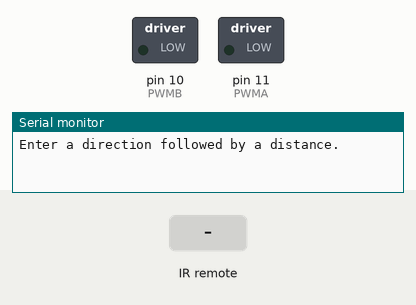
Recording of a sketch running on a simulated Arduino Uno, built with avr-gcc and run on an emulated ATmega328P. Shown: switched loads named in the sketch (green lamp = pin HIGH), the last lines printed to the serial monitor. Inputs (shaded band) come from the test bench.

Above: at 1.2 s.
1.3 s: infrared code 0xE718FF00 received
At 1.8 s:
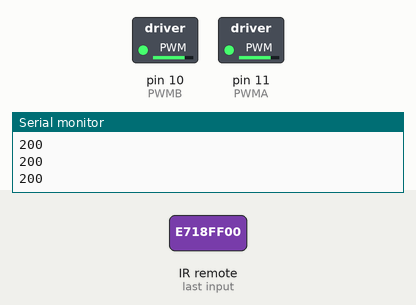
2.8 s: infrared code 0xE31CFF00 received
At 3.4 s:
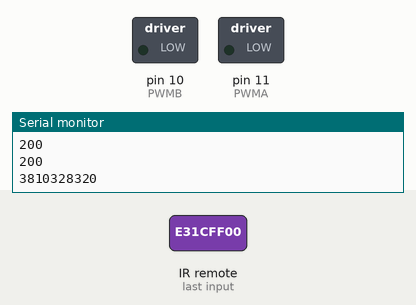
4.3 s: infrared code 0xAD52FF00 received
At 5.3 s:
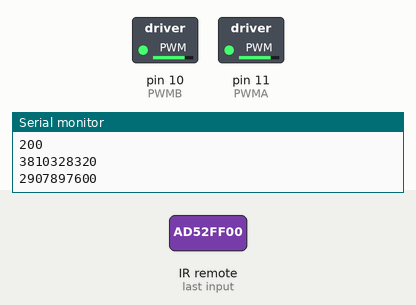
Timing chart, 0 to 7.3 s (numbered marks = the images above; inputs shaded):
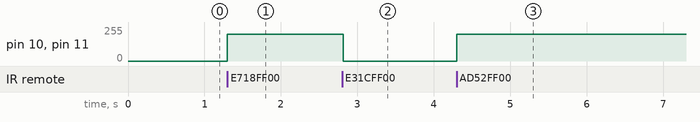

Measured:
- after the input at 1.3 s, pin 10 (PWMB), pin 11 (PWMA): 0/255 → 200/255 at once
- after the input at 2.8 s, pin 10 (PWMB), pin 11 (PWMA): 200/255 → 0/255 at once
- after the input at 4.3 s, pin 10 (PWMB), pin 11 (PWMA): 0/255 → 200/255 at once

The sketch:

robot5.ino
```cpp
#include <IRremote.h>  // Include the IRremote library

// IR receiver pin
const int IR_PIN = 4;

// Motor control pins
//the right motor will be controlled by the motor A pins on the motor driver
const int AIN1 = 13;
const int AIN2 = 12;
const int PWMA = 11;

//the left motor will be controlled by the motor B pins on the motor driver
const int PWMB = 10;           //speed control pin on the motor driver for the left motor
const int BIN2 = 9;           //control pin 2 on the motor driver for the left motor
const int BIN1 = 8;           //control pin 1 on the motor driver for the left motor

// Switch pin
const int SWITCH_PIN = 7;

// Motor speed
const int MOTOR_SPEED = 200;

// State definitions
#define ST_IDLE 1
#define ST_FORWARD 2
#define ST_BACKWARD 3
#define ST_TURN_LEFT 4
#define ST_TURN_RIGHT 5

// IR Remote codes
#define FORWARD_CODE 3877175040
#define BACKWARD_CODE 2907897600
#define LEFT_CODE 4144561920
#define RIGHT_CODE 2774204160
#define STOP_CODE 3810328320


IRrecv irReceiver(IR_PIN);

int currentState = ST_IDLE;

/********************************************************************************/
void setup()
{
  pinMode(SWITCH_PIN, INPUT_PULLUP);

  // pinMode(BIN1, OUTPUT);
  // pinMode(BIN2, OUTPUT);
  // pinMode(PWMB, OUTPUT);

  // pinMode(AIN1, OUTPUT);
  // pinMode(AIN2, OUTPUT);
  // pinMode(PWMA, OUTPUT);
  irReceiver.enableIRIn();

  Serial.begin(9600);
  Serial.println("Enter a direction followed by a distance.");
}

/********************************************************************************/
void loop()
{

  if (irReceiver.decode()) {
    unsigned long irCode = irReceiver.decodedIRData.decodedRawData;
    Serial.println(irCode);
    if (irCode == FORWARD_CODE) {
      changeState(ST_FORWARD);
        // rightMotor(200);                                //drive the right wheel forward   problem here....................
        // leftMotor(200);                                 //drive the left wheel forward
        // delay(1000);

    } else if (irCode == BACKWARD_CODE) {
      changeState(ST_BACKWARD);
    } else if (irCode == LEFT_CODE) {
      changeState(ST_TURN_LEFT);
    } else if (irCode == RIGHT_CODE) {
      changeState(ST_TURN_RIGHT);
    }else if (irCode == STOP_CODE) {
      changeState(ST_IDLE);
    }
    irReceiver.resume();
  }

  executeState(currentState);
}

/********************************************************************************/
void changeState(int newState)
{
  currentState = newState;
}

/********************************************************************************/
void executeState(int state)
{
  switch (state) {
    case ST_IDLE:
      stopRobot();
      break;
    case ST_FORWARD:
      driveForward();
      break;
    case ST_BACKWARD:
      driveBackward();
      break;
    case ST_TURN_LEFT:
      turnLeft();
      break;
    case ST_TURN_RIGHT:
      turnRight();
      break;
  }
}

/********************************************************************************/
void stopRobot()
{
  rightMotor(0);
  leftMotor(0);
  currentState = ST_IDLE;
}

/********************************************************************************/
void driveForward()
{
  rightMotor(MOTOR_SPEED);
  leftMotor(MOTOR_SPEED);
}

/********************************************************************************/
void driveBackward()
{
  rightMotor(-MOTOR_SPEED);
  leftMotor(-MOTOR_SPEED);
}

/********************************************************************************/
void turnLeft()
{
  rightMotor(MOTOR_SPEED);
  leftMotor(-MOTOR_SPEED);
}

/********************************************************************************/
void turnRight()
{
  rightMotor(-MOTOR_SPEED);
  leftMotor(MOTOR_SPEED);
}

/********************************************************************************/
void rightMotor(int motorSpeed)                       //function for driving the right motor
{
  if (motorSpeed > 0)                                 //if the motor should drive forward (positive speed)
  {
    Serial.println(motorSpeed);
    digitalWrite(AIN1, HIGH);                         //set pin 1 to high
    digitalWrite(AIN2, LOW);                          //set pin 2 to low
  }
  else if (motorSpeed < 0)                            //if the motor should drive backward (negative speed)
  {
    digitalWrite(AIN1, LOW);                          //set pin 1 to low
    digitalWrite(AIN2, HIGH);                         //set pin 2 to high
  }
  else                                                //if the motor should stop
  {
    digitalWrite(AIN1, LOW);                          //set pin 1 to low
    digitalWrite(AIN2, LOW);                          //set pin 2 to low
  }
  analogWrite(PWMA, abs(motorSpeed));                 //now that the motor direction is set, drive it at the entered speed
}

/********************************************************************************/
void leftMotor(int motorSpeed)                        //function for driving the left motor
{
  if (motorSpeed > 0)                                 //if the motor should drive forward (positive speed)
  {
    digitalWrite(BIN1, HIGH);                         //set pin 1 to high
    digitalWrite(BIN2, LOW);                          //set pin 2 to low
  }
  else if (motorSpeed < 0)                            //if the motor should drive backward (negative speed)
  {
    digitalWrite(BIN1, LOW);                          //set pin 1 to low
    digitalWrite(BIN2, HIGH);                         //set pin 2 to high
  }
  else                                                //if the motor should stop
  {
    digitalWrite(BIN1, LOW);                          //set pin 1 to low
    digitalWrite(BIN2, LOW);                          //set pin 2 to low
  }
  analogWrite(PWMB, abs(motorSpeed));                 //now that the motor direction is set, drive it at the entered speed
}
```
